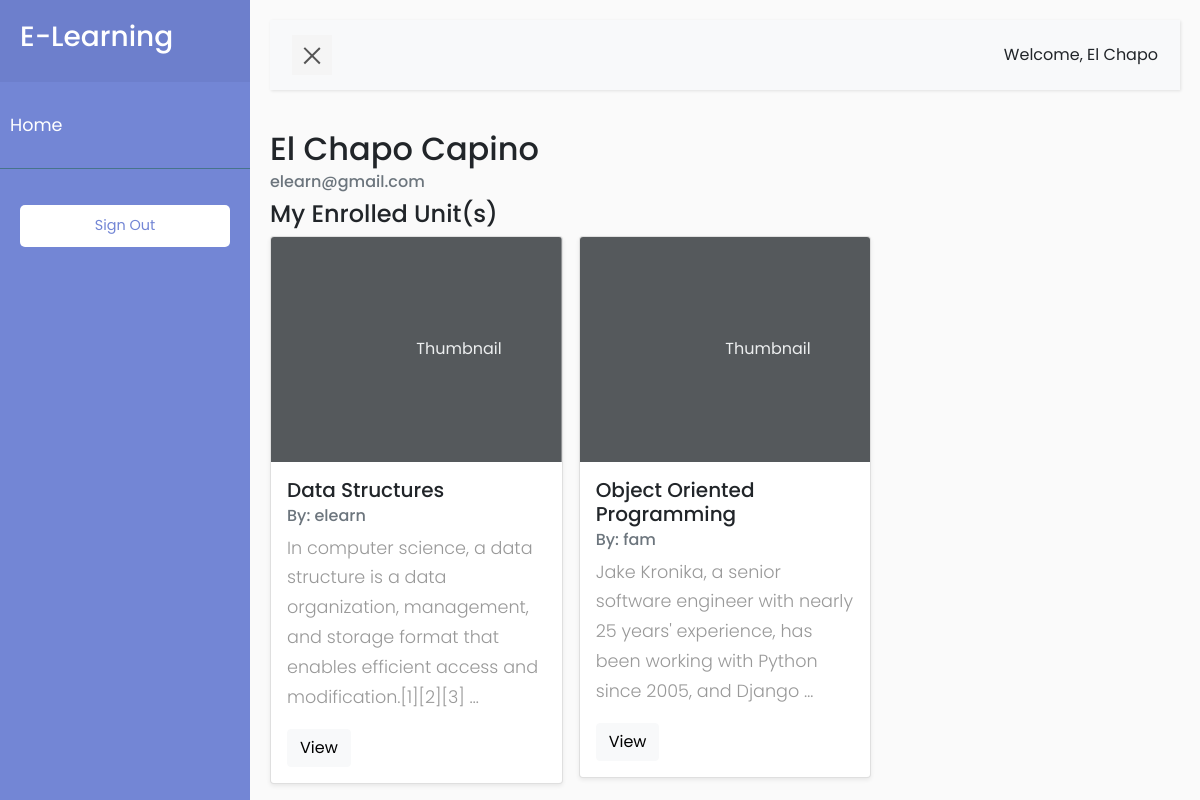
Screenshot of /students/enrolled/ (signed in) with the database file from the repository.
### courses/models.py (models this page shows, shortened)
class Unit(models.Model):
    course = models.ForeignKey(Course, related_name='course', on_delete=models.CASCADE)
    year = models.ForeignKey(Semester, related_name='semester_units', on_delete=models.CASCADE)
    title = models.CharField(max_length=200)
    owner = models.ForeignKey(User, related_name='units_created', on_delete=models.CASCADE)
    slug = models.SlugField(unique=True)
    overview = models.TextField()
    created = models.DateTimeField(auto_now_add=True)
    students = models.ManyToManyField(User, related_name='course_joined', blank=True)  # enroll students to UNIT
    class Meta:
        ordering = ['-created']

### students/views.py (the view)
# urls.py: path('enrolled/', views.StudentUnitsListView.as_view(), name='view_enrolled_units'),
class StudentUnitsListView(ListView):
    model = Unit  # define model
    template_name = 'students/student/enrolled_units.html'  # path to template
    def get_queryset(self):
        qs = super().get_queryset()
        return qs.filter(students__in=[self.request.user])  # django lookup

### students/templates/students/student/enrolled_units.html (shortened to what this page needs)
{% extends 'base.html' %}
{% block content %}
    <h2>{{ request.user.first_name }} {{ user.last_name }}</h2>
    <h6 class="card-subtitle mb-2 text-muted">{{ user.email }}</h6>
    <h4>My Enrolled Unit(s)</h4>
    <div class="row row-cols-1 row-cols-sm-2 row-cols-md-3 g-3">
        {% for units in object_list %}
            <div class="col">
              <div class="card shadow-sm">
                <svg class="bd-placeholder-img card-img-top" width="100%" height="225" xmlns="http://www.w3.org/2000/svg" role="img" aria-label="Placeholder: Thumbnail" preserveAspectRatio="xMidYMid slice" focusable="false"><title>Placeholder</title><rect width="100%" height="100%" fill="#55595c"/><text x="50%" y="50%" fill="#eceeef" dy=".3em">Thumbnail</text></svg>
                <div class="card-body">
                    <h5 class="card-title">{{ units.title }}</h5>
                    <h6 class="card-subtitle mb-2 text-muted">By: {{ units.owner}}</h6>
                  <p class="card-text">{{ units.overview | truncatewords:20}}</p>
                  <div class="d-flex justify-content-between align-items-center">
                    <div class="btn-group">
                      <a class="btn btn-light" href="{% url 'list_topics_view' units.pk %}" role="button">View</a>
                    </div>
                  </div>
                </div>
              </div>
            </div>
        {% empty%}
            <h4>You haven't Enrolled Yet!!</h4>
        {% endfor %}
    </div>
{% endblock %}

### courses/templates/base.html (shortened to what this page needs)
{% load static %}
<!DOCTYPE html>
<html>
<head>
    <link rel="stylesheet" href="https://stackpath.bootstrapcdn.com/bootstrap/4.1.0/css/bootstrap.min.css">
    <link href="https://cdn.jsdelivr.net/npm/bootstrap@5.0.2/dist/css/bootstrap.min.css" rel="stylesheet">
    <link rel="stylesheet" href="{% static "css/style5.css" %}">
</head>
<body>
    <div class="wrapper">
        <nav id="sidebar">
            <div class="sidebar-header">
                <h3>E-Learning</h3>
            </div>
            <ul class="list-unstyled components">
                <li>
                    <a href="{% url 'list_courses' %}">Home</a>
                </li>
            </ul>
            <ul class="list-unstyled CTAs">
                {% if user.is_authenticated %}
                    <li>
                        <a href="{% url 'logout'%}" class="download">Sign Out</a>
                    </li>
                {% else %}
                    <li>
                        <a class="btn btn-primary" href="{% url 'student_registration' %}">Register</a>
                    </li>
                {% endif %}
            </ul>
        </nav>
        <div id="content">
            <nav class="navbar navbar-expand-lg navbar-light bg-light">
                <div class="container-fluid">
                    <button type="button" id="sidebarCollapse" class="navbar-btn">
                        <span></span>
                    </button>
                    <div class="collapse navbar-collapse" id="navbarSupportedContent">
                        <ul class="nav navbar-nav ml-auto">
                            <li class="nav-item">
                                {% if request.user.is_authenticated %}
                                    <li>Welcome, {{ user.first_name | capfirst }}</li>
                                {% else %}
                                    <a href="{% url 'login' %}">Sign in.</a>
                                {% endif %}
                            </li>
                        </ul>
                    </div>
                </div>
            </nav>
            {% block content%}
            {% endblock %}
        </div>
    </div>
</body>
</html>

### courses/static/css/style5.css (style rules this page uses)
body { font-family: 'Poppins', sans-serif; background: #fafafa; }
p { font-family: 'Poppins', sans-serif; font-size: 1.1em; font-weight: 300; line-height: 1.7em; color: #999; }
a, a:hover, a:focus { color: inherit; text-decoration: none; transition: all 0.3s; }
.navbar { padding: 15px 10px; background: #fff; border: none; border-radius: 0; margin-bottom: 40px; box-shadow: 1px 1px 3px rgba(0, 0, 0, 0.1); }
.navbar-btn { box-shadow: none; outline: none !important; border: none; }
.wrapper { display: flex; width: 100%; align-items: stretch; perspective: 1500px; }
#sidebar { min-width: 250px; max-width: 250px; background: #7386D5; color: #fff; transition: all 0.6s cubic-bezier(0.945, 0.020, 0.270, 0.665); transform-origin: bottom left; }
#sidebar .sidebar-header { padding: 20px; background: #6d7fcc; }
#sidebar ul.components { padding: 20px 0; border-bottom: 1px solid #47748b; }
#sidebar ul li a { padding: 10px; font-size: 1.1em; display: block; }
ul.CTAs { padding: 20px; }
ul.CTAs a { text-align: center; font-size: 0.9em !important; display: block; border-radius: 5px; margin-bottom: 5px; }
a.download { background: #fff; color: #7386D5; }
#content { width: 100%; padding: 20px; min-height: 100vh; transition: all 0.3s; }
#sidebarCollapse { width: 40px; height: 40px; background: #f5f5f5; cursor: pointer; }
#sidebarCollapse span { width: 80%; height: 2px; margin: 0 auto; display: block; background: #555; transition: all 0.8s cubic-bezier(0.810, -0.330, 0.345, 1.375); transition-delay: 0.2s; }
#sidebarCollapse span:last-of-type { transform: rotate(-45deg) translate(1px, -1px); }

### rows the page displays
Unit: title "Data Structures", owner "elearn", overview "In computer science, a data structure is a data organization, management, and storage format that enables efficient access and modification.[1][2][3] …"
Unit: title "Object Oriented Programming", owner "fam", overview "Jake Kronika, a senior software engineer with nearly 25 years' experience, has been working with Python since 2005, and Django …"

### other values shown
{{ user.first_name | capfirst }} "El Chapo"
{{ request.user.first_name }} "El Chapo"
{{ user.last_name }} "Capino"
{{ user.email }} "elearn@gmail.com"
